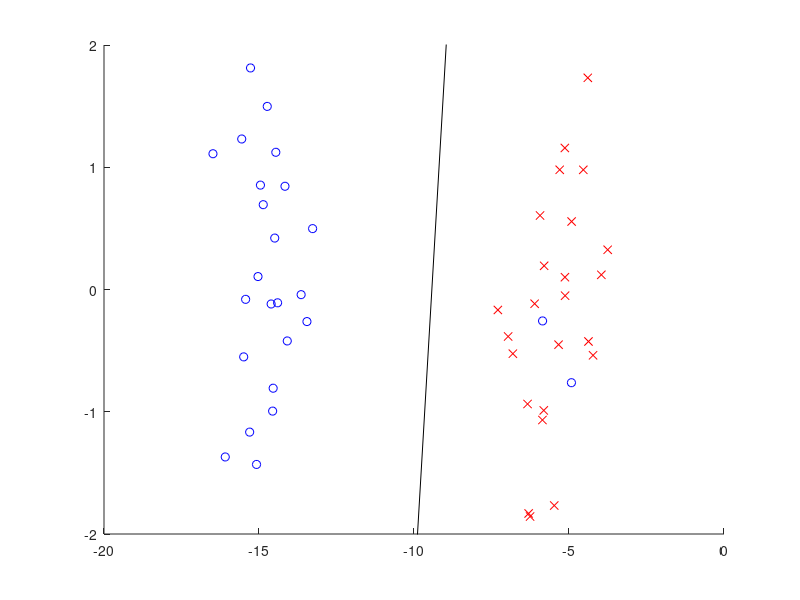

This figure's MATLAB source:
n = 50;
x = [randn(1, n / 2) - 15 randn(1, n / 2) - 5 ; randn(1, n)]';
y = [ones(n / 2, 1); -ones(n / 2, 1)];
x(1 : 2, 1) = x(1 : 2, 1) + 10;
x(:, 3) = 1;
p = randperm(n);
x = x(p, :);
y = y(p);

mu = zeros(3, 1);
S = eye(3);
C = 1;
for i = 1: length(x)
    xi = x(i, :)';
    yi = y(i);
    z = S * xi;
    b = xi' * z + C;
    m = yi * mu' * xi;
    if m < 1,
        mu = mu + yi * (1 - m) * z / b;
        S = S - z * z' / b;
    end
end

figure(1); clf; hold on; axis([-20 0 -2 2]);
plot(x(y == 1, 1), x(y == 1, 2), 'bo');
plot(x(y == -1, 1), x(y == -1, 2), 'rx');
plot([-20 0], -(mu(3) + [-20 0] * mu(1)) / mu(2), 'k-');

